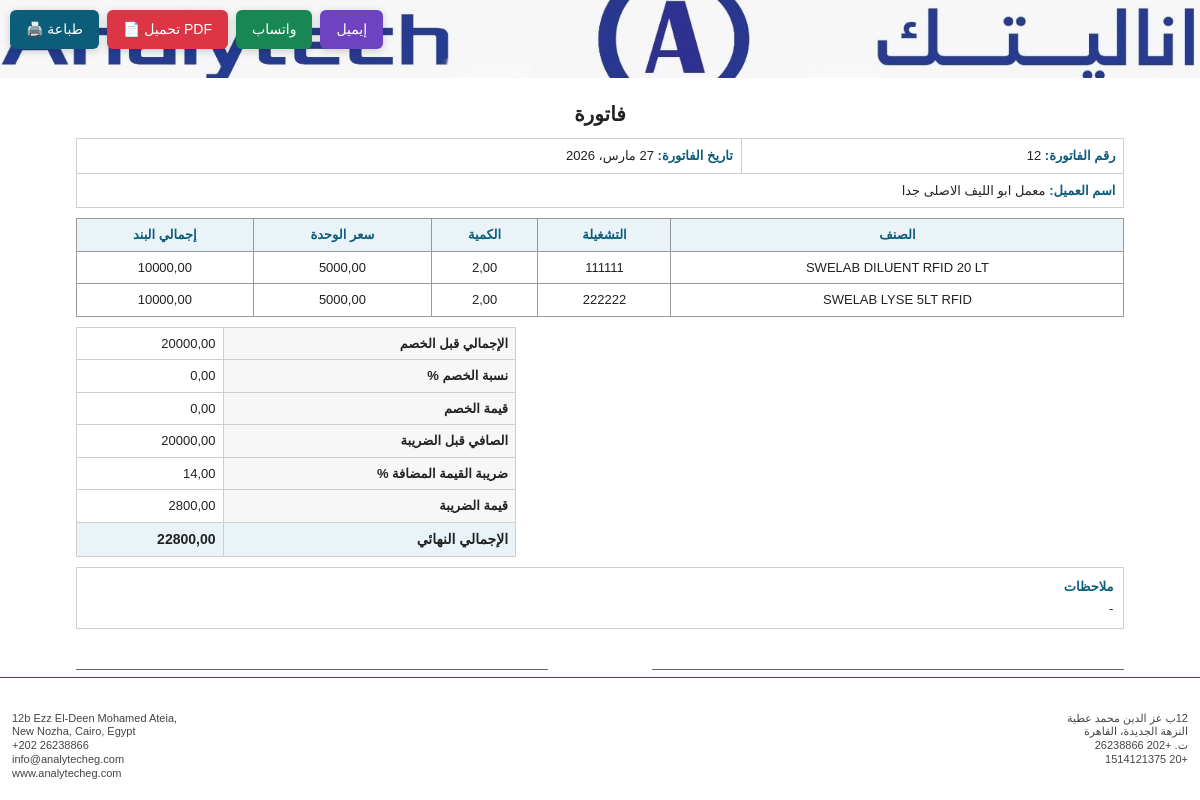
Page /invoices/12/print/ (signed in) on the committed database.
### app_invoices/models.py (models this page shows, shortened)
class InvoicePrintSettings(models.Model):
    company_name = models.CharField(max_length=200, default='Analytech', verbose_name='اسم الشركة')
    company_subtitle = models.CharField(max_length=300, blank=True, null=True, verbose_name='وصف الشركة')
    footer_text_ar = models.TextField(blank=True, null=True, verbose_name='نص الفوتر عربي')
    footer_text_en = models.TextField(blank=True, null=True, verbose_name='نص الفوتر English')
    logo = models.ImageField(upload_to='invoice_assets/', blank=True, null=True, verbose_name='صورة الهيدر')
    class Meta:
        verbose_name = 'إعدادات طباعة الفواتير'
        verbose_name_plural = 'إعدادات طباعة الفواتير'

class Invoice(models.Model):
    STATUS_CHOICES = [
        ('draft', 'مسودة'),
        ('posted', 'مرحلة'),
        ('cancelled', 'ملغاة'),
    ]
    quotation = models.OneToOneField(
        Quotation,
        on_delete=models.SET_NULL,
        null=True,
        blank=True,
        related_name='invoice',
        verbose_name='عرض السعر'
    )
    customer_name = models.CharField(max_length=200, verbose_name='اسم العميل')
    invoice_date = models.DateField(auto_now_add=True, verbose_name='تاريخ الفاتورة')
    sales_owner = models.ForeignKey(
        'app_employees.Employee',
        on_delete=models.SET_NULL,
        null=True,
        blank=True,
        related_name='sales_invoices',
        verbose_name='الموظف المسؤول عن البيع'
    )
    commission_owner = models.ForeignKey(
        'app_employees.Employee',
        on_delete=models.SET_NULL,
        null=True,
        blank=True,
        related_name='commission_invoices',
        verbose_name='صاحب العمولة'
    )
    status = models.CharField(max_length=20, choices=STATUS_CHOICES, default='draft', verbose_name='الحالة')
    stock_posted = models.BooleanField(default=False, verbose_name='تم ترحيل المخزن')
    journal_entry = models.OneToOneField(
        JournalEntry,
        on_delete=models.SET_NULL,
        null=True,
        blank=True,
        related_name='invoice',
        verbose_name='القيد المحاسبي'
    )
    subtotal = models.DecimalField(max_digits=12, decimal_places=2, default=0, verbose_name='الإجمالي قبل الخصم')
    discount_percent = models.DecimalField(max_digits=5, decimal_places=2, default=0, verbose_name='نسبة الخصم %')
    discount_amount = models.DecimalField(max_digits=12, decimal_places=2, default=0, verbose_name='قيمة الخصم')
    net_before_vat = models.DecimalField(max_digits=12, decimal_places=2, default=0, verbose_name='الصافي قبل الضريبة')
    vat_percent = models.DecimalField(max_digits=5, decimal_places=2, default=14, verbose_name='نسبة الضريبة %')
    vat_amount = models.DecimalField(max_digits=12, decimal_places=2, default=0, verbose_name='قيمة الضريبة')
    total_after_vat = models.DecimalField(max_digits=12, decimal_places=2, default=0, verbose_name='الإجمالي النهائي')
    notes = models.TextField(blank=True, null=True, verbose_name='ملاحظات')
    class Meta:
        verbose_name = 'فاتورة'
        verbose_name_plural = 'الفواتير'
        ordering = ['-id']

class InvoiceItem(models.Model):
    invoice = models.ForeignKey(
        Invoice,
        on_delete=models.CASCADE,
        related_name='items',
        verbose_name='الفاتورة'
    )
    item = models.ForeignKey(
        InventoryItem,
        on_delete=models.PROTECT,
        verbose_name='الصنف'
    )
    lot = models.ForeignKey(
        InventoryLot,
        on_delete=models.SET_NULL,
        null=True,
        blank=True,
        verbose_name='التشغيلة'
    )
    description = models.CharField(max_length=255, blank=True, null=True, verbose_name='وصف البند')
    quantity = models.DecimalField(max_digits=12, decimal_places=2, verbose_name='الكمية')
    price = models.DecimalField(max_digits=12, decimal_places=2, verbose_name='سعر الوحدة')
    total = models.DecimalField(max_digits=12, decimal_places=2, default=0, verbose_name='إجمالي البند')
    class Meta:
        verbose_name = 'بند فاتورة'
        verbose_name_plural = 'بنود الفاتورة'

### app_inventory/models.py (models this page shows, shortened)
class InventoryItem(models.Model):
    ITEM_TYPES = [
        ('Spare Part', 'قطعة غيار'),
        ('Diluent', 'Diluent'),
        ('Lyse', 'Lyse'),
        ('Cleaner', 'Cleaner'),
        ('Control', 'Control'),
        ('Calibrator', 'Calibrator'),
        ('Other', 'أخرى'),
    ]
    item_name = models.CharField(max_length=200, verbose_name='اسم الصنف')
    item_type = models.CharField(max_length=50, choices=ITEM_TYPES, verbose_name='نوع الصنف')
    item_code = models.CharField(max_length=100, unique=True, verbose_name='كود الصنف')
    quantity = models.DecimalField(max_digits=12, decimal_places=2, default=0, verbose_name='إجمالي الكمية')
    unit = models.CharField(max_length=50, blank=True, null=True, verbose_name='الوحدة')
    min_stock = models.DecimalField(max_digits=12, decimal_places=2, default=0, verbose_name='الحد الأدنى')
    purchase_price = models.DecimalField(max_digits=12, decimal_places=2, default=0, verbose_name='سعر الشراء')
    sale_price = models.DecimalField(max_digits=12, decimal_places=2, default=0, verbose_name='سعر البيع')
    supplier = models.CharField(max_length=200, blank=True, null=True, verbose_name='المورد')
    notes = models.TextField(blank=True, null=True, verbose_name='ملاحظات')
    class Meta:
        verbose_name = 'صنف مخزني'
        verbose_name_plural = 'أصناف المخزن'
        ordering = ['item_name']

class InventoryLot(models.Model):
    item = models.ForeignKey(
        InventoryItem,
        on_delete=models.CASCADE,
        related_name='lots',
        verbose_name='الصنف'
    )
    lot_number = models.CharField(max_length=100, verbose_name='رقم التشغيلة')
    quantity = models.DecimalField(max_digits=12, decimal_places=2, default=0, verbose_name='كمية التشغيلة')
    expiry_date = models.DateField(blank=True, null=True, verbose_name='تاريخ الانتهاء')
    created_at = models.DateTimeField(auto_now_add=True)
    class Meta:
        verbose_name = 'تشغيلة'
        verbose_name_plural = 'التشغيلات'
        unique_together = ('item', 'lot_number')
        ordering = ['expiry_date', 'created_at', 'id']

### app_invoices/views.py (the view)
# urls.py: path('<int:invoice_id>/print/', views.invoice_print, name='invoice_print'),
def invoice_print(request, invoice_id):
    invoice = get_object_or_404(Invoice, id=invoice_id)
    print_settings = InvoicePrintSettings.objects.first()
    return render(request, 'app_invoices/invoice_print.html', {
        'invoice': invoice,
        'print_settings': print_settings,
    })

### templates/app_invoices/invoice_print.html (shortened to what this page needs)
<!DOCTYPE html>
<html lang="ar">
<head>
</head>
<body>
<div class="print-toolbar">
    <button onclick="window.print()">🖨️ طباعة</button>
    <button class="pdf-btn" onclick="downloadPdfViaBrowser()">📄 تحميل PDF</button>
    <a class="alt" target="_blank" href="https://wa.me/?text=فاتورة رقم {{ invoice.id }} - {{ invoice.customer_name }} - رابط الفاتورة: {{ request.build_absolute_uri|urlencode }}">واتساب</a>
    <a class="mail" href="mailto:?subject=فاتورة رقم {{ invoice.id|urlencode }}&body=رابط الفاتورة:%0A{{ request.build_absolute_uri|urlencode }}">إيميل</a>
</div>
<div class="print-header">
    {% if print_settings and print_settings.logo %}
    <div class="header-banner">
        <img src="{{ print_settings.logo.url }}" alt="Header Banner">
    </div>
    {% endif %}
</div>
<div class="print-footer">
    <div class="footer-right">
        {% if print_settings and print_settings.footer_text_ar %}
            {{ print_settings.footer_text_ar }}
        {% endif %}
    </div>
    <div class="footer-left">
        {% if print_settings and print_settings.footer_text_en %}
            {{ print_settings.footer_text_en }}
        {% endif %}
    </div>
</div>
<div class="page-content">
    <div class="doc-title">فاتورة</div>
    <table class="top-info">
        <tr>
            <td><strong>رقم الفاتورة:</strong> {{ invoice.id }}</td>
            <td><strong>تاريخ الفاتورة:</strong> {{ invoice.invoice_date }}</td>
        </tr>
        <tr>
            <td colspan="2"><strong>اسم العميل:</strong> {{ invoice.customer_name }}</td>
        </tr>
    </table>
    <table class="items">
        <thead>
            <tr>
                <th>الصنف</th>
                <th>التشغيلة</th>
                <th>الكمية</th>
                <th>سعر الوحدة</th>
                <th>إجمالي البند</th>
            </tr>
        </thead>
        <tbody>
            {% for row in invoice.items.all %}
            <tr>
                <td>{{ row.item.item_name }}</td>
                <td>{{ row.lot.lot_number }}</td>
                <td>{{ row.quantity }}</td>
                <td>{{ row.price }}</td>
                <td>{{ row.total }}</td>
            </tr>
            {% empty %}
            <tr>
                <td colspan="5">لا توجد بنود</td>
            </tr>
            {% endfor %}
        </tbody>
    </table>
    <table class="totals">
        <tr>
            <td class="label">الإجمالي قبل الخصم</td>
            <td>{{ invoice.subtotal }}</td>
        </tr>
        <tr>
            <td class="label">نسبة الخصم %</td>
            <td>{{ invoice.discount_percent }}</td>
        </tr>
        <tr>
            <td class="label">قيمة الخصم</td>
            <td>{{ invoice.discount_amount }}</td>
        </tr>
        <tr>
            <td class="label">الصافي قبل الضريبة</td>
            <td>{{ invoice.net_before_vat }}</td>
        </tr>
        <tr>
            <td class="label">ضريبة القيمة المضافة %</td>
            <td>{{ invoice.vat_percent }}</td>
        </tr>
        <tr>
            <td class="label">قيمة الضريبة</td>
            <td>{{ invoice.vat_amount }}</td>
        </tr>
        <tr>
            <td class="final">الإجمالي النهائي</td>
            <td class="final">{{ invoice.total_after_vat }}</td>
        </tr>
    </table>
    <div class="notes">
        <div class="notes-title">ملاحظات</div>
        <div>{{ invoice.notes|default:"-" }}</div>
    </div>
    <div class="signatures">
        <div class="sign-box">
            <div class="sign-line">المسؤول المالي</div>
        </div>
        <div class="sign-box">
            <div class="sign-line">الختم والتوقيع</div>
        </div>
    </div>
</div>
</body>
</html>

### templates/app_invoices/invoice_print.html (style rules this page uses)
html, body { margin: 0; padding: 0; background: #fff; color: #222; font-family: Arial, sans-serif; direction: rtl; font-size: 13px; line-height: 1.35; }
.print-toolbar { position: fixed; top: 10px; left: 10px; z-index: 5000; display: flex !important; gap: 8px; flex-wrap: wrap; direction: ltr; }
.print-toolbar button, .print-toolbar a { padding: 10px 16px; border: none; background: #0b5d7a; color: #fff; border-radius: 6px; cursor: pointer; font-size: 14px; text-decoration: none; display: inline-block !important; box-shadow: 0 2px 8px rgba(0,0,0,0.18); }
.print-toolbar a.alt { background: #198754; }
.print-toolbar a.mail { background: #6f42c1; }
.print-toolbar button.pdf-btn { background: #dc3545; }
.print-header, .print-footer { position: fixed; left: 0; right: 0; width: 100%; background: #fff; box-sizing: border-box; z-index: 1000; }
.print-header { top: 0; }
.print-footer { bottom: 0; border-top: 1px solid #0b5d7a; padding: 6px 12px; min-height: 44px; display: flex; justify-content: space-between; align-items: flex-start; gap: 20px; font-size: 11px; color: #444; line-height: 1.25; }
.header-banner { width: 100vw; margin: 0; padding: 0; overflow: hidden; }
.header-banner img { width: 100vw; max-width: none; display: block; margin: 0; padding: 0; height: auto; max-height: 78px; object-fit: cover; }
.footer-right { width: 48%; text-align: right; direction: rtl; white-space: pre-line; }
.footer-left { width: 48%; text-align: left; direction: ltr; white-space: pre-line; }
.page-content { box-sizing: border-box; padding-top: 95px; padding-bottom: 62px; padding-right: 20mm; padding-left: 20mm; }
.doc-title { text-align: center; margin: 6px 0 10px 0; font-size: 20px; font-weight: bold; }
.top-info { width: 100%; border-collapse: collapse; margin-bottom: 10px; }
.top-info td { border: 1px solid #cfcfcf; padding: 8px; vertical-align: top; }
.top-info strong { color: #0b5d7a; }
.items { width: 100%; border-collapse: collapse; margin-bottom: 10px; }
.items th, .items td { border: 1px solid #999; padding: 7px 6px; text-align: center; }
.items th { background: #eaf4f8; color: #0b5d7a; font-weight: bold; }
.totals { width: 42%; margin-right: auto; border-collapse: collapse; margin-bottom: 10px; }
.totals td { border: 1px solid #cfcfcf; padding: 7px; }
.totals .label { background: #f7f7f7; font-weight: bold; }
.totals .final { background: #eaf4f8; font-weight: bold; font-size: 14px; }
.notes { margin-top: 8px; border: 1px solid #cfcfcf; padding: 10px; min-height: 38px; }
.notes-title { font-weight: bold; color: #0b5d7a; margin-bottom: 5px; }
.signatures { margin-top: 14px; display: flex; justify-content: space-between; gap: 20px; }
.sign-box { width: 45%; text-align: center; }
.sign-line { margin-top: 26px; border-top: 1px solid #666; padding-top: 6px; }

### rows in the picture
InvoicePrintSettings: logo (picture), footer_text_ar "12ب عز الدين محمد عطية النزهة الجديدة، القاهرة ت. +202 26238866 +20 1514121375", footer_text_en "12b Ezz El-Deen Mohamed Ateia, New Nozha, Cairo, Egypt +202 26238866 info@analytecheg.com www.analytecheg.com"
Invoice: id "12", invoice_date "27 مارس، 2026", customer_name "معمل ابو الليف الاصلى جدا", subtotal "20000,00", discount_percent "0,00", discount_amount "0,00", net_before_vat "20000,00", vat_percent "14,00", vat_amount "2800,00", total_after_vat "22800,00", notes "-"
InvoiceItem: item.item_name "SWELAB DILUENT RFID 20 LT", lot.lot_number "111111", quantity "2,00", price "5000,00", total "10000,00"
InvoiceItem: item.item_name "SWELAB LYSE 5LT RFID", lot.lot_number "222222", quantity "2,00", price "5000,00", total "10000,00"
